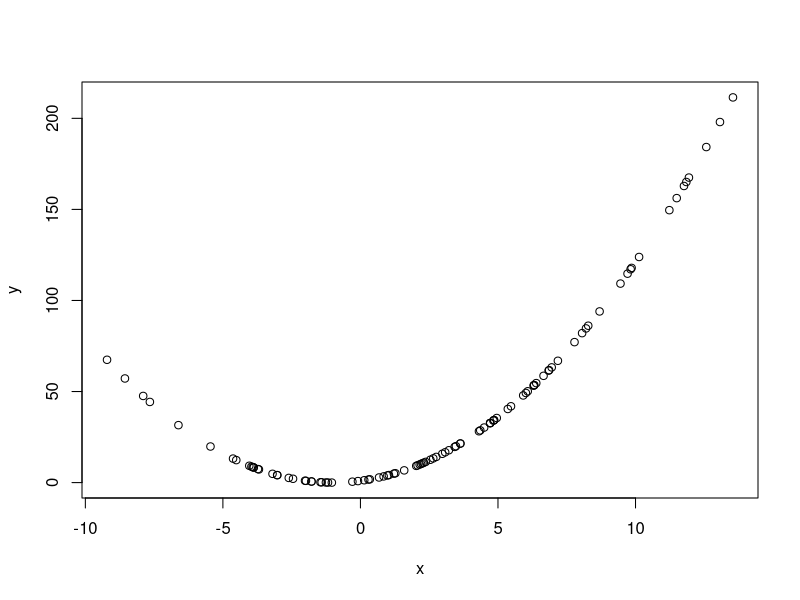

R code for this plot:
## ---- chunk 1
library(tidyverse)

df = tibble(
  x = rnorm(100,2,5),
  y = 1+2*x+x^2
)

plot(df)
